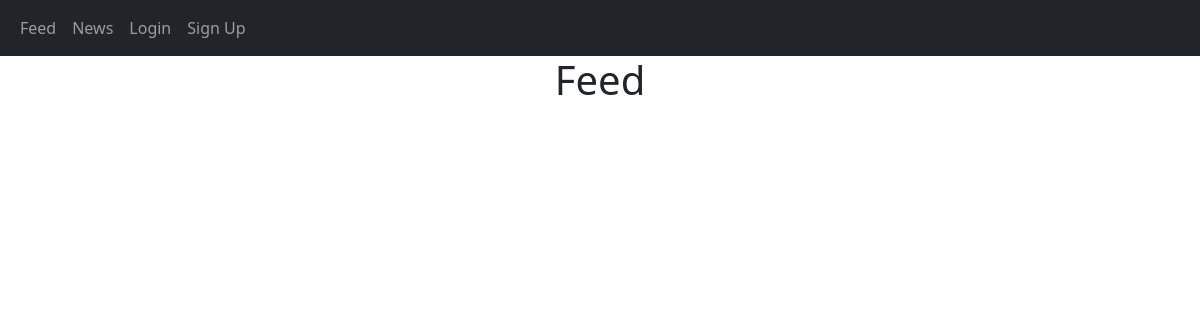
The page /feed on the database as committed earlier.
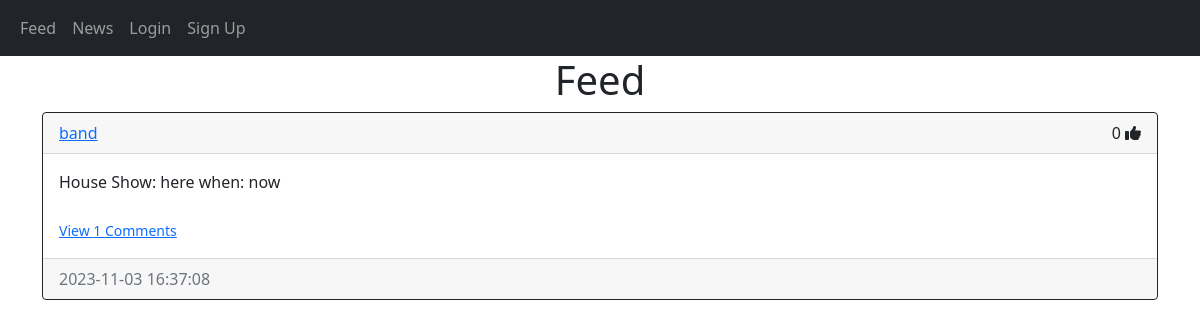
The same page on the database as committed later.
### website/models.py (models this page shows)
class Post(db.Model):
    id = db.Column(db.Integer, primary_key=True)
    text = db.Column(db.Text, nullable=False)
    date_created = db.Column(db.DateTime(timezone=False), default=func.now())
    author = db.Column(db.Integer, db.ForeignKey('user.id', ondelete="CASCADE"), nullable=False)
    comments = db.relationship('Comment', backref='post', passive_deletes=True)
    likes = db.relationship('Like', backref='post', passive_deletes=True)

class User(db.Model, UserMixin):
    id = db.Column(db.Integer, primary_key=True)
    email = db.Column(db.String(150), unique=True)
    username = db.Column(db.String(150), unique=True)
    password = db.Column(db.String(150))
    date_created = db.Column(db.DateTime(timezone=True), default=func.now())
    posts = db.relationship('Post', backref='user', passive_deletes=True)
    comments = db.relationship('Comment', backref='user', passive_deletes=True)
    likes = db.relationship('Like', backref='user', passive_deletes=True)

### website/views.py (the view)
@views.route("/")
@views.route("/feed")
def feed():
    posts = Post.query.all()
    return render_template("feed.html", user=current_user, posts=posts)

### website/templates/feed.html
{% extends "post_div.html" %} {% block title %}Feed{% endblock %}

### website/templates/post_div.html (shortened to what this page needs)
{% extends "base.html" %} {% block title %}Feed{% endblock %}
{% block content%}
<h1 align="center">{% block header %}Feed{% endblock %}</h1>
<div id="posts">
    {% for post in posts %}
        <div class="card border-dark">
            <div class="card-header d-flex justify-content-between align-items-center">
                <a href="/posts/{{post.user.username}}">{{post.user.username}}</a>
                {% if user.is_authenticated %}
                <div>
                    {{ post.likes|length }}
                    {% if user.id in post.likes|map(attribute="author")|list %}
                    <a href="like-post/{{post.id}}"><i class="fa-solid fa-thumbs-up"></i></a>
                    {% else %}
                    <a href="like-post/{{post.id}}"><i class="fa-regular fa-thumbs-up"></i></a>
                    {% endif %}
                    {% if user.id == post.author %}
                    <div class="btn-group">
                        <button type="button" class="btn btn-sm btn-primary dropdown-toggle" data-bs-toggle="dropdown">
                        </button>
                        <ul class="dropdown-menu">
                            <li><a href="/delete-post/{{post.id}}" class="dropdown-item">Delete</a></li>
                        </ul>
                    </div>
                    {% endif %}
                </div>
                {% else %}
                <div>
                    {{ post.likes|length }}
                    <i class="fa-solid fa-thumbs-up"></i>
                </div>
                {% endif %}
            </div>
            <div class="card-body">
                <div class="card-text">{{post.text}}</div>
                <br />
                <p class="card-text">
                    {% if post.comments|length > 0 %}
                    <a data-bs-toggle="collapse" href="#comments-{{post.id}}" role="button">
                        <small>View {{post.comments|length}} Comments</small>
                    </a>
                    {% else %}
                    <small class="text-muted">No Comments</small>
                    {% endif %}
                </p>
            </div>
            <div class="card-footer text-muted">
                {{post.date_created}}
            </div>
        </div>
    <br />
    {% endfor %}
</div>
{% endblock %}

### website/templates/base.html (shortened to what this page needs)
<!DOCTYPE html>
<html lang="en">
  <head>
    <link
      href="https://cdn.jsdelivr.net/npm/bootstrap@5.0.2/dist/css/bootstrap.min.css"
      rel="stylesheet"
    />
  </head>
  <body>
    <nav class="navbar navbar-expand-lg navbar-dark bg-dark">
      <div class="container-fluid">
        <div class="collapse navbar-collapse" id="navbar">
          <div class="navbar-nav">
            {% if user.is_authenticated %}
            <a class="nav-item nav-link" href="/create-post">Create A Post</a>
            <a class="nav-item nav-link" href="/logout">Logout</a>
            {% else %}
            <a class="nav-item nav-link" href="/feed">Feed</a>
            <a class="nav-item nav-link" href="/news">News</a>
            <a class="nav-item nav-link" href="/login">Login</a>
            <a class="nav-item nav-link" href="/sign-up">Sign Up</a>
            {% endif %}
          </div>
        </div>
      </div>
    </nav>
    <div class="container">{% block content %}{% endblock %}</div>
  </body>
</html>

### website/templates/post_div.html (style rules this page uses)
#posts { height: 520px; overflow:auto }

Rows that differ between the two databases and show on the page:
added Post: user.username "band", likes|length "0", text "House Show: here when: now", comments|length "1", date_created "2023-11-03 16:37:08"
